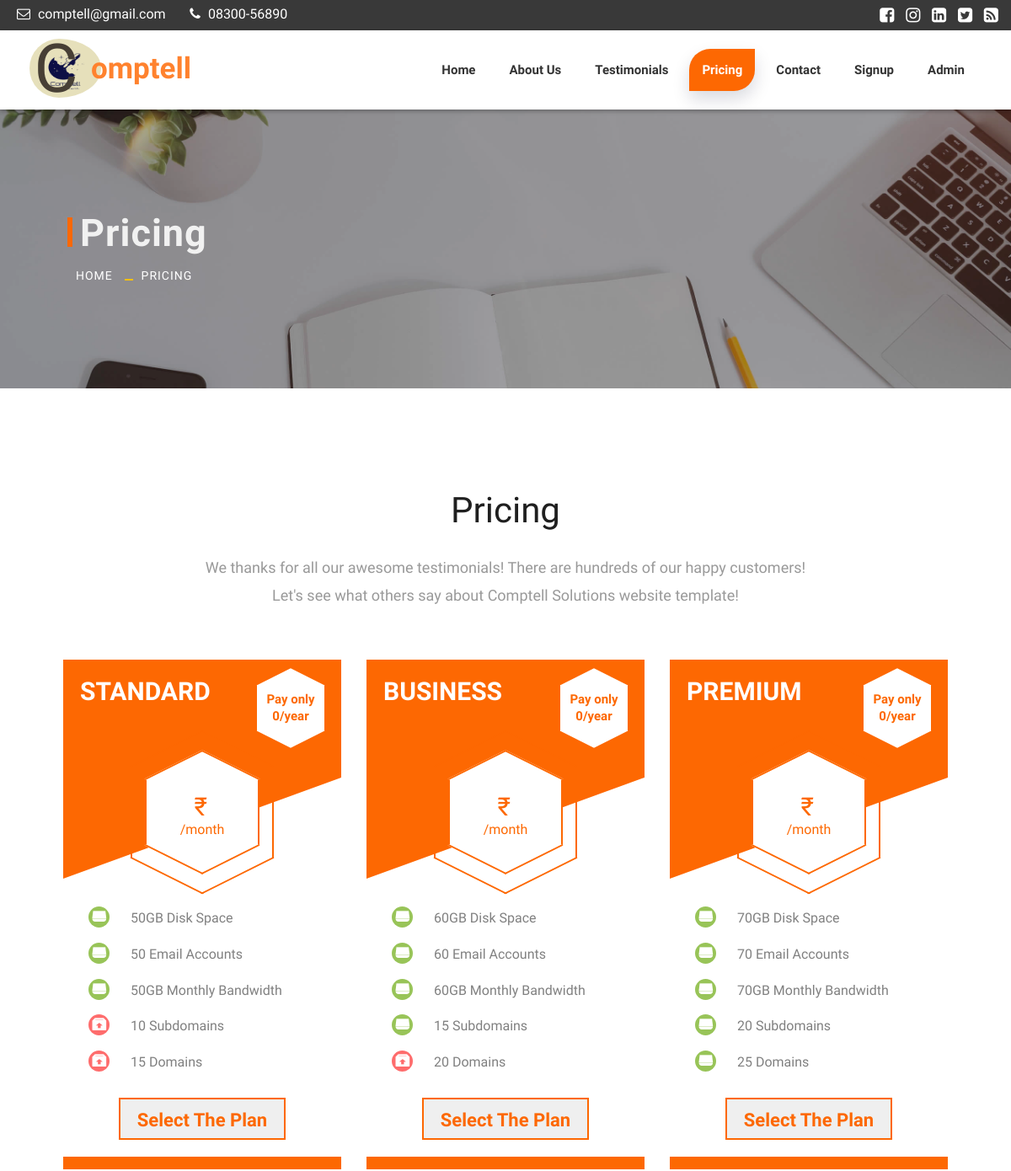
The page /pricing.php (upper part) on the database as committed earlier.
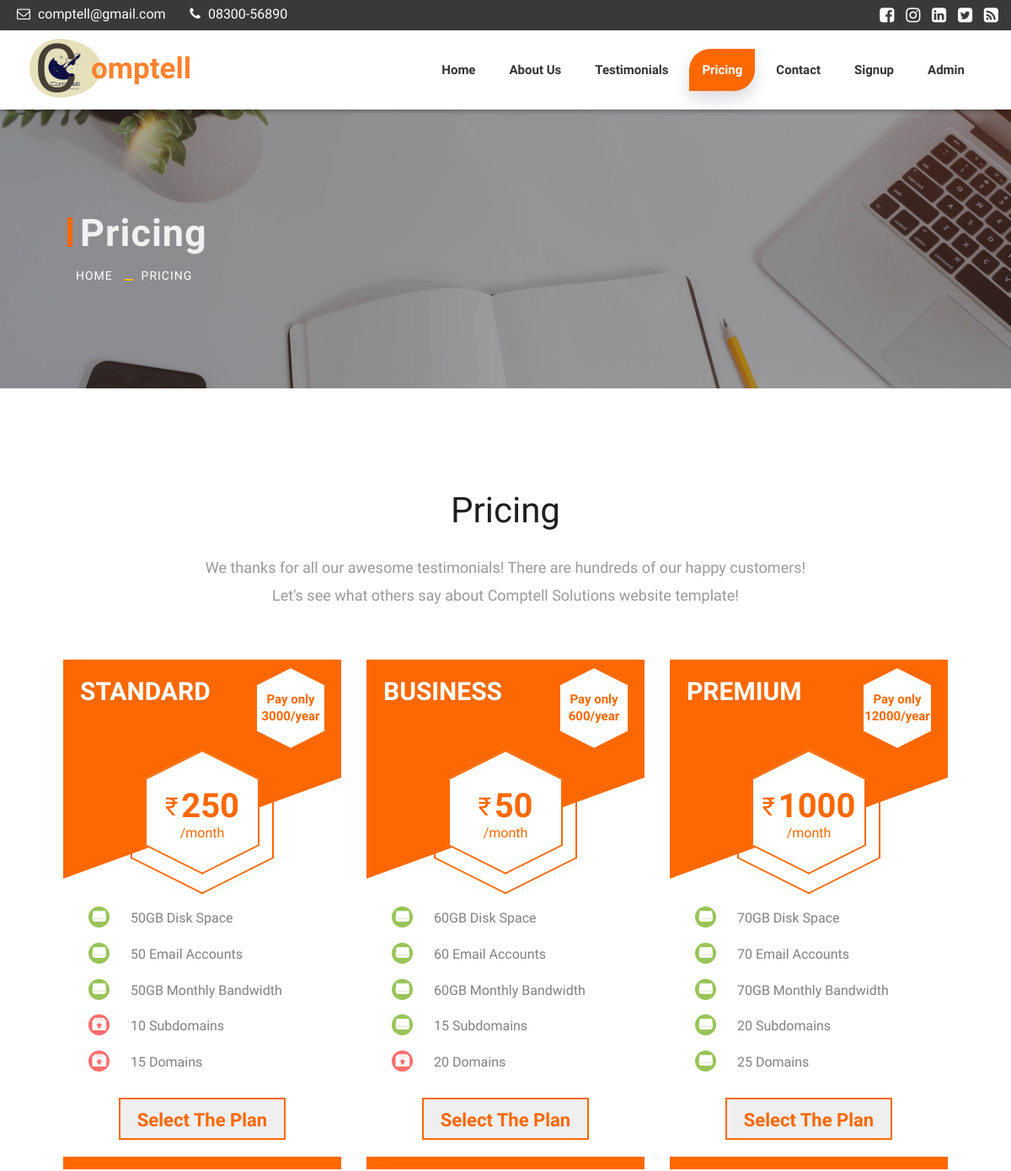
The same page on the database as committed later.
### tables this page shows
CREATE TABLE `plans` (
  `packet_id` int(38) NOT NULL,
  `price` int(11) NOT NULL,
  `category` varchar(40) NOT NULL,
  `admin_id` int(11) NOT NULL
);

### pricing.php (the view, shortened to what this page needs)
<?php
$con=new mysqli("localhost","root","","telecom");
$query1 = mysqli_query($con,'SELECT * from plans where `packet_id`= 123');
$query2 = mysqli_query($con,'SELECT * from plans where `packet_id`= 456');
$query3 = mysqli_query($con,'SELECT * from plans where `packet_id`= 789');
$val1 = mysqli_fetch_array($query1);
$val2 = mysqli_fetch_array($query2);
$val3 = mysqli_fetch_array($query3);
?>
<!DOCTYPE html>
<html
    lang="en">
    <link
    rel="stylesheet" href="css/bootstrap.min.css">
    <link
    rel="stylesheet" href="style.css">
    <link
    rel="stylesheet" href="css/responsive.css">
    <link
    rel="stylesheet" href="css/custom.css">
</html></head><body>
<div class="top-bar">
    <div class="container-fluid">
        <div class="row">
            <div class="col-md-6 col-sm-6">
                <div class="left-top">
                    <div class="email-box">
                        <a href="#">
                            <i class="fa fa-envelope-o" aria-hidden="true"></i>
                            comptell@gmail.com</a>
                    </div>
                    <div class="phone-box">
                        <a href="tel:1234567890">
                            <i class="fa fa-phone" aria-hidden="true"></i>
                            08300-56890</a>
                    </div>
                </div>
            </div>
            <div class="col-md-6 col-sm-6">
                <div class="right-top">
                    <div class="social-box">
                        <ul>
                            <li>
                                <a href="#">
                                    <i class="fa fa-facebook-square" aria-hidden="true"></i>
                                </a>
                            </li>
                            <li>
                                <a href="#">
                                    <i class="fa fa-instagram" aria-hidden="true"></i>
                                </a>
                            </li>
                            <li>
                                <a href="#">
                                    <i class="fa fa-linkedin-square" aria-hidden="true"></i>
                                </a>
                            </li>
                            <li>
                                <a href="#">
                                    <i class="fa fa-twitter-square" aria-hidden="true"></i>
                                </a>
                            </li>
                            <li>
                                <a href="#">
                                    <i class="fa fa-rss-square" aria-hidden="true"></i>
                                </a>
                            </li>
                            <ul></div>
                        </div>
                    </div>
                </div>
            </div>
        </div>
        <header class="header header_style_01">
            <nav class="megamenu navbar navbar-default">
                <div class="container-fluid">
                    <div class="navbar-header">
                        <a class="navbar-a" href="index.html"><img src="images/logos/logo.png" alt="image" class="navbar-brand"></a>
                        <h2 class="logo-name">
                            <span class="logo-c">C</span>
                            <span class="omptell">omptell</span>
                        </h2>
                    </div>
                    <div id="navbar" class="navbar-collapse collapse">
                        <ul class="nav navbar-nav navbar-right">
                            <li>
                                <a href="index.html">Home</a>
                            </li>
                            <li>
                                <a href="about-us.html">About us</a>
                            </li>
                            <li>
                                <a href="testimonials.html">Testimonials</a>
                            </li>
                            <li>
                                <a class="active" href="pricing.php">Pricing</a>
                            </li>
                            <li>
                                <a href="contact.html">Contact</a>
                            </li>
                            <li>
                                <a href="signup.html">Signup</a>
                            </li>
                            <li>
                                <a href="ad.php">Admin</a>
                            </li>
                        </ul>
                    </div>
                </div>
            </nav>
        </header>
        <div class="banner-area banner-bg-1">
            <div class="container">
                <div class="row">
                    <div class="col-md-12">
                        <div class="banner">
                            <h2>Pricing</h2>
                            <ul class="page-title-link">
                                <li>
                                    <a href="#">Home</a>
                                </li>
                                <li>
                                    <a href="#">Pricing</a>
                                </li>
                            </ul>
                        </div>
                    </div>
                </div>
            </div>
        </div>
        <div id="about" class="section wb">
            <div class="container">
                <div class="section-title text-center">
                    <h3>Pricing</h3>
                    <p class="lead">We thanks for all our awesome testimonials! There are hundreds of our happy customers!
                        <br>Let's see what others say about Comptell Solutions website template!</p>
                </div>
	<form method="POST" action="plans.php">
                <div class="row">
                    <div class="col-md-4 col-sm-6">
                        <div class="pricingTable" id="pricingtable1">
                            <div class="pricingTable-header">
                                <h3 class="title">Standard</h3>
                                <span class="year">Pay only
                                    <br><?=$val1['price']*12; ?>/year</span>
                            </div>
                            <div class="price-value">
                                <div class="value">
                                    <span class="currency">₹</span>
                                    <span class="amount"><?=$val1['price']; ?>
                                    </span>
                                    <span class="month">/month</span>
                                </div>
                            </div>
                            <ul class="pricing-content">
                                <li>50GB Disk Space</li>
                                <li>50 Email Accounts</li>
                                <li>50GB Monthly Bandwidth</li>
                                <li class="disable">10 Subdomains</li>
                                <li class="disable">15 Domains</li>
                            </ul>
                            <button  class="pricingTable-signup" type="submit" name ='basic'>Select the plan
                            </button>
                        </div>
                    </div>
    </form>
	<form method="POST" action="plans.php">
                    <div class="col-md-4 col-sm-6">
                        <div class="pricingTable purple" , id="pricingtable2">
                            <div class="pricingTable-header">
                                <h3 class="title">Business</h3>
                                <span class="year">Pay only
                                    <br><?=$val2['price']*12; ?>/year</span>
                            </div>
                            <div class="price-value">
                                <div class="value">
                                    <span class="currency">₹</span>
                                    <span class="amount"><?=$val2['price']; ?>
                                    </span>
                                    <span class="month">/month</span>
                                </div>
                            </div>
                            <ul class="pricing-content">
                                <li>60GB Disk Space</li>
                                <li>60 Email Accounts</li>
                                <li>60GB Monthly Bandwidth</li>
                                <li>15 Subdomains</li>
                                <li class="disable">20 Domains</li>
                            </ul>
                            <button name="business" type="submit" class="pricingTable-signup"/>Select the plan
                        </div>
                    </div>
    </form>
    <form method="POST" action="plans.php">
                    <div class="col-md-4 col-sm-6">
                        <div class="pricingTable blue" id="pricingtable3">
                            <div class="pricingTable-header">
                                <h3 class="title">Premium</h3>
                                <span class="year">Pay only
                                    <br><?=$val3['price']*12; ?>/year</span>
                            </div>
                            <div class="price-value">
                                <div class="value">
                                    <span class="currency">₹</span>
                                    <span class="amount"><?=$val3['price']; ?>
                                    </span>
                                    <span class="month">/month</span>
                                </div>
                            </div>
                            <ul class="pricing-content">
                                <li>70GB Disk Space</li>
                                <li>70 Email Accounts</li>
                                <li>70GB Monthly Bandwidth</li>
                                <li>20 Subdomains</li>
                                <li>25 Domains</li>
                            </ul>
                            <button name="premium" type="submit" class="pricingTable-signup">Select the plan
                            </button>
                        </div>
                    </div>
    </form>
                </div>
            </div>
    </body>
</html></body>

### css/responsive.css (style rules this page uses)
@media (max-width: 1200px) { .header_style_01 .navbar-brand { padding-right: 0; } }
@media (max-width: 1200px) { .container-fluid { width: 100%; padding: 0 15px; } }
@media (max-width: 1200px) { .container { width: 90%; } }
@media (max-width: 1200px) { .navbar-nav li { margin: 0px 5px; } }
@media (max-width: 1200px) { .header_style_01 { padding: 20px 20px !important; } }

Rows that differ between the two databases and show on the page:
added plans: $val1['price']*12 "3000", price "250"
added plans: $val2['price']*12 "600", price "50"
added plans: $val3['price']*12 "12000", price "1000"
Other text that changed with them:
$val1['price']*12: "0" → (not shown)
$val2['price']*12: "0" → (not shown)
$val3['price']*12: "0" → (not shown)
